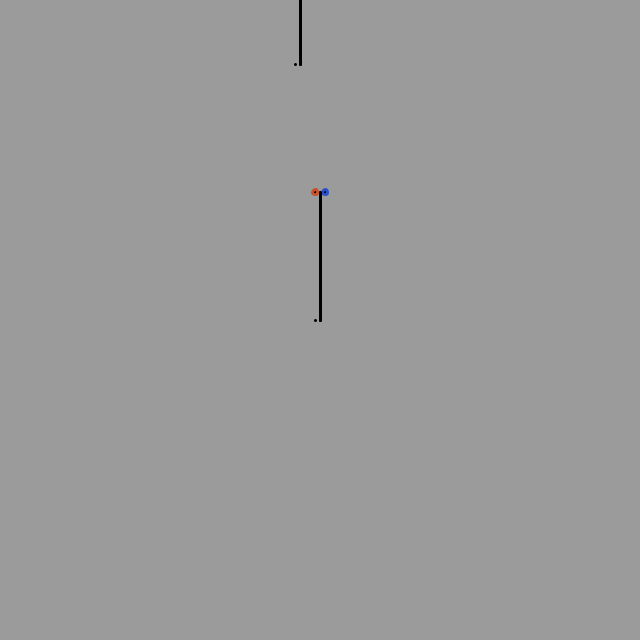
Frame 1 (no input)
Frame 60 (the mouse pressed at the canvas centre just before this capture): identical to frame 1, image omitted
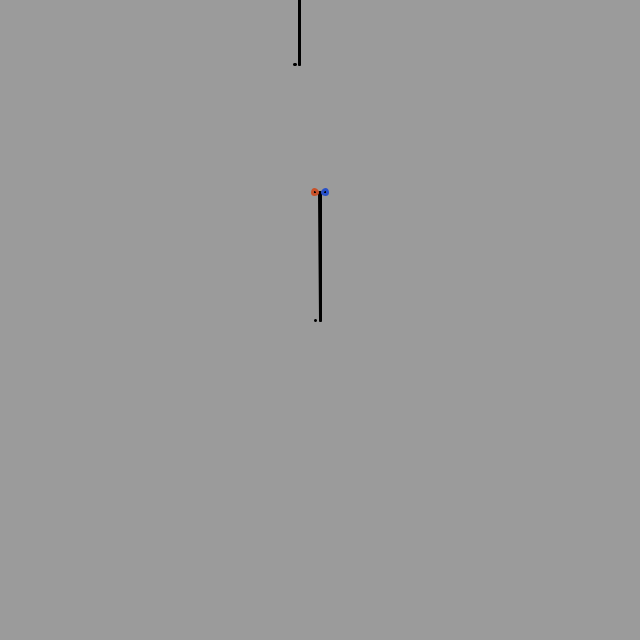
Frame 120 (the mouse held since frame 60 and released just before this capture)

The Processing sketch that drew these frames (run headless with seeded random() and noise(); from frame 60 on, the mouse is pressed at the canvas centre):

// Processing sketch: QuixthrinWheel
// ── QuixthrinWheel.pde
float theta;   

void setup() {
  size(640, 640);
  
}

void draw() {
  background(155);
  frameRate(30);
  stroke(255);
  // Let's pick an angle 0 to 90 degrees based on the mouse position
  float a = (mouseX / (float) width) * 720f;
  //float a = random(1) * 720f;
  // Convert it to radians
  theta = radians(a);
  // Start the tree from the bottom of the screen
  translate(width/2, height/2);
  //translate(random(width),random(height));
  // Draw a line 120 pixels
  //line(0,0,0,-160);
  
  // Move to the end of that line
  //translate(0,-160);
  // Start the recursive branching!
  branch(160);

}

void branch(float h) {
  // Each branch will be 2/3rds the size of the previous one
  h *= 0.80;
  
  // All recursive functions must have an exit condition!!!!
  // Here, ours is when the length of the branch is 2 pixels or less
  if (h > 2) {
  
    strokeWeight(3);
    stroke(0);
    line(0, 0, 0, -h);  // Draw the branch
    stroke(40,80,200);
    fill(0);
    ellipse(+5,-h, -5, 5);
    
    
    
    // Repeat the same thing, only branch off to the "left" this time!
    pushMatrix();
    rotate(-theta);
    stroke(0);
    line(0, 0, 0, -h);
    
    stroke(0);
    point(-5,0);
    stroke(200,80,40);
    fill(0);
    ellipse(-5,-h, -5, 5);
    translate(-30, -h);
    
    translate(+10, -h);
    branch(h);
    popMatrix();
  }
}



void saveMe() {
  save("AgeOfRoots_01.png");
}
